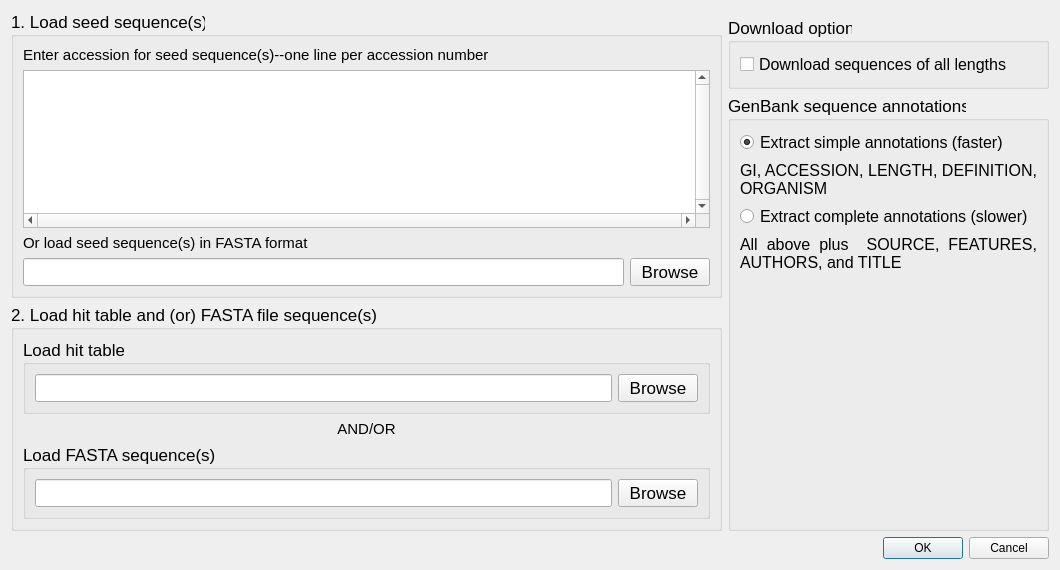
<?xml version="1.0" encoding="UTF-8"?>
<ui version="4.0">
 <class>LoadSeedHitTableDlg</class>
 <widget class="QDialog" name="LoadSeedHitTableDlg">
  <property name="geometry">
   <rect>
    <x>0</x>
    <y>0</y>
    <width>1060</width>
    <height>570</height>
   </rect>
  </property>
  <property name="sizePolicy">
   <sizepolicy hsizetype="Fixed" vsizetype="Fixed">
    <horstretch>0</horstretch>
    <verstretch>0</verstretch>
   </sizepolicy>
  </property>
  <property name="minimumSize">
   <size>
    <width>850</width>
    <height>570</height>
   </size>
  </property>
  <property name="windowTitle">
   <string>Load Seed Sequence and Hit Table</string>
  </property>
  <layout class="QGridLayout" name="gridLayout_10">
   <item row="3" column="0" colspan="2">
    <widget class="QDialogButtonBox" name="buttonBox">
     <property name="orientation">
      <enum>Qt::Horizontal</enum>
     </property>
     <property name="standardButtons">
      <set>QDialogButtonBox::Cancel|QDialogButtonBox::Ok</set>
     </property>
    </widget>
   </item>
   <item row="0" column="0" rowspan="3">
    <layout class="QGridLayout" name="gridLayout_6">
     <item row="0" column="0">
      <widget class="QGroupBox" name="groupBox">
       <property name="font">
        <font>
         <pointsize>13</pointsize>
        </font>
       </property>
       <property name="title">
        <string>1. Load seed sequence(s)</string>
       </property>
       <layout class="QGridLayout" name="gridLayout_7">
        <item row="0" column="0">
         <layout class="QGridLayout" name="gridLayout">
          <item row="0" column="0" colspan="2">
           <widget class="QLabel" name="label">
            <property name="font">
             <font>
              <pointsize>11</pointsize>
             </font>
            </property>
            <property name="text">
             <string>Enter accession for seed sequence(s)--one line per accession number</string>
            </property>
           </widget>
          </item>
          <item row="1" column="0" colspan="2">
           <widget class="QPlainTextEdit" name="plainTextEdit_seedAccession">
            <property name="verticalScrollBarPolicy">
             <enum>Qt::ScrollBarAlwaysOn</enum>
            </property>
            <property name="horizontalScrollBarPolicy">
             <enum>Qt::ScrollBarAlwaysOn</enum>
            </property>
            <property name="plainText">
             <string/>
            </property>
           </widget>
          </item>
          <item row="2" column="0">
           <widget class="QLabel" name="label_2">
            <property name="font">
             <font>
              <pointsize>11</pointsize>
             </font>
            </property>
            <property name="text">
             <string>Or load seed sequence(s) in FASTA format</string>
            </property>
           </widget>
          </item>
          <item row="3" column="0">
           <widget class="QLineEdit" name="lineEdit_seedFile">
            <property name="text">
             <string/>
            </property>
           </widget>
          </item>
          <item row="3" column="1">
           <widget class="QPushButton" name="pushButton">
            <property name="text">
             <string>Browse</string>
            </property>
           </widget>
          </item>
         </layout>
        </item>
       </layout>
      </widget>
     </item>
     <item row="1" column="0">
      <widget class="QGroupBox" name="groupBox_2">
       <property name="font">
        <font>
         <pointsize>13</pointsize>
        </font>
       </property>
       <property name="title">
        <string>2. Load hit table and (or) FASTA file sequence(s)</string>
       </property>
       <layout class="QGridLayout" name="gridLayout_5">
        <item row="0" column="0">
         <layout class="QGridLayout" name="gridLayout_4">
          <item row="0" column="0">
           <widget class="QGroupBox" name="groupBox_3">
            <property name="title">
             <string>Load hit table</string>
            </property>
            <layout class="QGridLayout" name="gridLayout_2">
             <item row="0" column="0">
              <widget class="QLineEdit" name="lineEdit_hitTableFile">
               <property name="text">
                <string/>
               </property>
              </widget>
             </item>
             <item row="0" column="1">
              <widget class="QPushButton" name="pushButton_2">
               <property name="text">
                <string>Browse</string>
               </property>
              </widget>
             </item>
            </layout>
           </widget>
          </item>
          <item row="1" column="0">
           <widget class="QLabel" name="label_3">
            <property name="font">
             <font>
              <pointsize>11</pointsize>
             </font>
            </property>
            <property name="text">
             <string>AND/OR</string>
            </property>
            <property name="alignment">
             <set>Qt::AlignCenter</set>
            </property>
           </widget>
          </item>
          <item row="2" column="0">
           <widget class="QGroupBox" name="groupBox_4">
            <property name="title">
             <string>Load FASTA sequence(s)</string>
            </property>
            <layout class="QGridLayout" name="gridLayout_3">
             <item row="0" column="0">
              <widget class="QLineEdit" name="lineEdit_FASTAFile">
               <property name="text">
                <string/>
               </property>
              </widget>
             </item>
             <item row="0" column="1">
              <widget class="QPushButton" name="pushButton_3">
               <property name="text">
                <string>Browse</string>
               </property>
              </widget>
             </item>
            </layout>
           </widget>
          </item>
         </layout>
        </item>
       </layout>
      </widget>
     </item>
    </layout>
   </item>
   <item row="2" column="1">
    <widget class="QGroupBox" name="groupBox_5">
     <property name="font">
      <font>
       <pointsize>13</pointsize>
      </font>
     </property>
     <property name="title">
      <string>GenBank sequence annotations</string>
     </property>
     <layout class="QGridLayout" name="gridLayout_8">
      <item row="2" column="0">
       <widget class="QRadioButton" name="radioButton_extractFull">
        <property name="font">
         <font>
          <pointsize>12</pointsize>
         </font>
        </property>
        <property name="text">
         <string>Extract complete annotations (slower)</string>
        </property>
        <attribute name="buttonGroup">
         <string notr="true">buttonGroup</string>
        </attribute>
       </widget>
      </item>
      <item row="3" column="0">
       <widget class="QLabel" name="label_5">
        <property name="maximumSize">
         <size>
          <width>16777215</width>
          <height>16777215</height>
         </size>
        </property>
        <property name="font">
         <font>
          <pointsize>12</pointsize>
         </font>
        </property>
        <property name="text">
         <string>All above plus  SOURCE, FEATURES, AUTHORS, and TITLE</string>
        </property>
        <property name="textFormat">
         <enum>Qt::PlainText</enum>
        </property>
        <property name="scaledContents">
         <bool>true</bool>
        </property>
        <property name="alignment">
         <set>Qt::AlignJustify|Qt::AlignVCenter</set>
        </property>
        <property name="wordWrap">
         <bool>true</bool>
        </property>
       </widget>
      </item>
      <item row="0" column="0">
       <widget class="QRadioButton" name="radioButton_extractSimple">
        <property name="font">
         <font>
          <pointsize>12</pointsize>
         </font>
        </property>
        <property name="text">
         <string>Extract simple annotations (faster)</string>
        </property>
        <property name="checked">
         <bool>true</bool>
        </property>
        <attribute name="buttonGroup">
         <string notr="true">buttonGroup</string>
        </attribute>
       </widget>
      </item>
      <item row="1" column="0">
       <widget class="QLabel" name="label_4">
        <property name="maximumSize">
         <size>
          <width>16777215</width>
          <height>16777215</height>
         </size>
        </property>
        <property name="font">
         <font>
          <pointsize>12</pointsize>
         </font>
        </property>
        <property name="text">
         <string>GI, ACCESSION, LENGTH, DEFINITION, ORGANISM</string>
        </property>
        <property name="textFormat">
         <enum>Qt::PlainText</enum>
        </property>
        <property name="scaledContents">
         <bool>true</bool>
        </property>
        <property name="alignment">
         <set>Qt::AlignJustify|Qt::AlignVCenter</set>
        </property>
        <property name="wordWrap">
         <bool>true</bool>
        </property>
       </widget>
      </item>
      <item row="4" column="0">
       <spacer name="verticalSpacer">
        <property name="orientation">
         <enum>Qt::Vertical</enum>
        </property>
        <property name="sizeHint" stdset="0">
         <size>
          <width>20</width>
          <height>40</height>
         </size>
        </property>
       </spacer>
      </item>
     </layout>
    </widget>
   </item>
   <item row="1" column="1">
    <widget class="QGroupBox" name="groupBox_6">
     <property name="font">
      <font>
       <pointsize>13</pointsize>
      </font>
     </property>
     <property name="title">
      <string>Download option</string>
     </property>
     <layout class="QGridLayout" name="gridLayout_9">
      <item row="0" column="0">
       <widget class="QCheckBox" name="checkBox_allSeqs">
        <property name="font">
         <font>
          <pointsize>12</pointsize>
         </font>
        </property>
        <property name="text">
         <string>Download sequences of all lengths</string>
        </property>
       </widget>
      </item>
     </layout>
    </widget>
   </item>
  </layout>
  <zorder>groupBox_5</zorder>
  <zorder>buttonBox</zorder>
  <zorder>groupBox_6</zorder>
 </widget>
 <resources/>
 <connections>
  <connection>
   <sender>buttonBox</sender>
   <signal>accepted()</signal>
   <receiver>LoadSeedHitTableDlg</receiver>
   <slot>accept()</slot>
   <hints>
    <hint type="sourcelabel">
     <x>248</x>
     <y>254</y>
    </hint>
    <hint type="destinationlabel">
     <x>157</x>
     <y>274</y>
    </hint>
   </hints>
  </connection>
  <connection>
   <sender>buttonBox</sender>
   <signal>rejected()</signal>
   <receiver>LoadSeedHitTableDlg</receiver>
   <slot>reject()</slot>
   <hints>
    <hint type="sourcelabel">
     <x>316</x>
     <y>260</y>
    </hint>
    <hint type="destinationlabel">
     <x>286</x>
     <y>274</y>
    </hint>
   </hints>
  </connection>
  <connection>
   <sender>pushButton</sender>
   <signal>clicked()</signal>
   <receiver>LoadSeedHitTableDlg</receiver>
   <slot>browseSeedFile()</slot>
   <hints>
    <hint type="sourcelabel">
     <x>417</x>
     <y>284</y>
    </hint>
    <hint type="destinationlabel">
     <x>455</x>
     <y>288</y>
    </hint>
   </hints>
  </connection>
  <connection>
   <sender>pushButton_2</sender>
   <signal>clicked()</signal>
   <receiver>LoadSeedHitTableDlg</receiver>
   <slot>browseHitTableFile()</slot>
   <hints>
    <hint type="sourcelabel">
     <x>427</x>
     <y>390</y>
    </hint>
    <hint type="destinationlabel">
     <x>454</x>
     <y>389</y>
    </hint>
   </hints>
  </connection>
  <connection>
   <sender>pushButton_3</sender>
   <signal>clicked()</signal>
   <receiver>LoadSeedHitTableDlg</receiver>
   <slot>browseFASTAFile()</slot>
   <hints>
    <hint type="sourcelabel">
     <x>405</x>
     <y>468</y>
    </hint>
    <hint type="destinationlabel">
     <x>454</x>
     <y>469</y>
    </hint>
   </hints>
  </connection>
 </connections>
 <slots>
  <slot>browseSeedFile()</slot>
  <slot>browseHitTableFile()</slot>
  <slot>browseFASTAFile()</slot>
 </slots>
 <buttongroups>
  <buttongroup name="buttonGroup"/>
 </buttongroups>
</ui>
